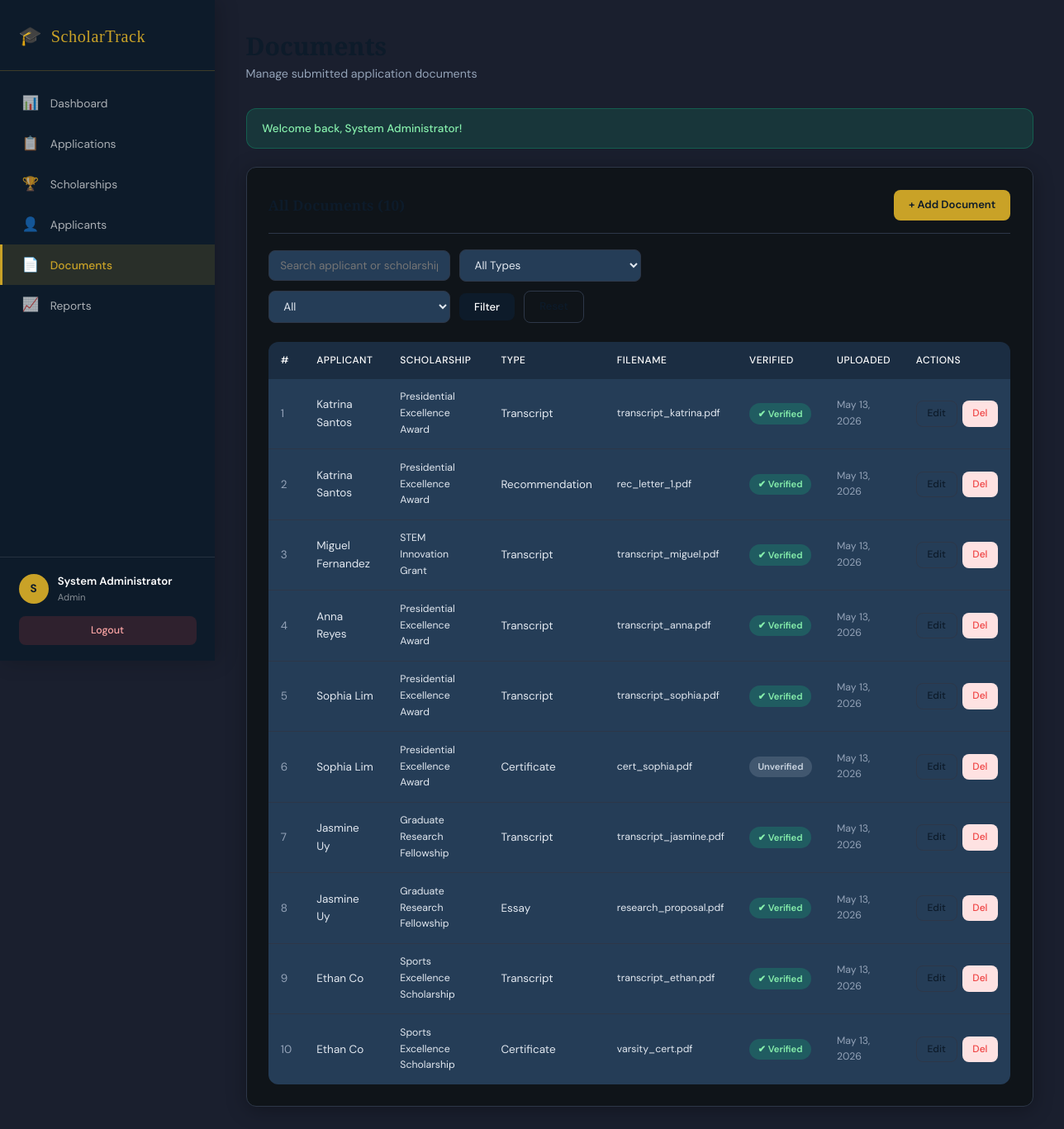
/documents.php (signed in), run on the app's committed database.
### tables this page shows
CREATE TABLE IF NOT EXISTS documents (
    document_id    INT AUTO_INCREMENT PRIMARY KEY,
    application_id INT NOT NULL,
    doc_type       ENUM('transcript','recommendation','essay','id','certificate','financial','other') NOT NULL,
    filename       VARCHAR(255) NOT NULL,
    file_path      VARCHAR(500),
    uploaded_at    DATETIME DEFAULT CURRENT_TIMESTAMP,
    verified       TINYINT(1) DEFAULT 0,
    FOREIGN KEY (application_id) REFERENCES applications(application_id) ON DELETE CASCADE
);

CREATE TABLE IF NOT EXISTS scholarships (
    scholarship_id   INT AUTO_INCREMENT PRIMARY KEY,
    title            VARCHAR(150) NOT NULL,
    provider         VARCHAR(150) NOT NULL,
    description      TEXT,
    amount           DECIMAL(12,2) NOT NULL,
    slots_available  INT NOT NULL DEFAULT 1,
    min_gpa          DECIMAL(3,2) DEFAULT 1.00,
    deadline         DATE NOT NULL,
    category         ENUM('academic','athletic','need-based','merit','community','research') NOT NULL,
    status           ENUM('open','closed','paused') NOT NULL DEFAULT 'open',
    created_by       INT,
    created_at       DATETIME DEFAULT CURRENT_TIMESTAMP,
    FOREIGN KEY (created_by) REFERENCES users(user_id) ON DELETE SET NULL
);

### config.php (called while the page is built, shortened)
<?php
function e(string $s): string {
    return htmlspecialchars($s, ENT_QUOTES, 'UTF-8');
}

### documents.php (the view, shortened to what this page needs)
<?php
require 'config.php';
$action = $_GET['action'] ?? 'list';
$appId  = (int)($_GET['app_id'] ?? 0);
$document = null;
$allApps = $pdo->query("
    SELECT a.application_id,
           CONCAT('#',a.application_id,' – ',ap.first_name,' ',ap.last_name,' → ',s.title) AS label
    FROM applications a
    JOIN applicants ap ON a.applicant_id = ap.applicant_id
    JOIN scholarships s ON a.scholarship_id = s.scholarship_id
    ORDER BY a.application_id DESC
")->fetchAll();
$search    = trim($_GET['q']       ?? '');
$page      = max(1, (int)($_GET['page'] ?? 1));
$perPage   = 15;
$offset    = ($page - 1) * $perPage;
$where  = [];
$params = [];
$whereSQL = $where ? 'WHERE ' . implode(' AND ', $where) : '';
$stmt = $pdo->prepare("
    SELECT d.*,
           a.status AS app_status,
           CONCAT(ap.first_name,' ',ap.last_name) AS applicant_name,
           s.title AS sch_title
    FROM documents d
    JOIN applications a  ON d.application_id = a.application_id
    JOIN applicants   ap ON a.applicant_id    = ap.applicant_id
    JOIN scholarships s  ON a.scholarship_id  = s.scholarship_id
    $whereSQL
    ORDER BY d.uploaded_at DESC
    LIMIT ? OFFSET ?
");
$params[] = $perPage;
$params[] = $offset;
$stmt->execute($params);
$documents = $stmt->fetchAll();
$countParams = array_slice($params, 0, count($params) - 2);
$cStmt = $pdo->prepare("SELECT COUNT(*) FROM documents d JOIN applications a ON d.application_id=a.application_id JOIN applicants ap ON a.applicant_id=ap.applicant_id JOIN scholarships s ON a.scholarship_id=s.scholarship_id $whereSQL");
$cStmt->execute($countParams);
$totalRows  = $cStmt->fetchColumn();
include 'includes/header.php';
if ($action === 'new' || $action === 'edit'):
?>
<div class="card">
  <div class="card-header">
    <span class="card-title"><?= $action === 'edit' ? 'Edit Document' : 'Add Document' ?></span>
    <a href="documents.php" class="btn btn-outline btn-sm">← Back</a>
  </div>
  <form method="POST">
    <div class="form-grid">
      <div class="form-group full">
        <label>Application</label>
        <select name="application_id" required>
          <option value="">Select application…</option>
          <?php foreach ($allApps as $app): ?>
          <option value="<?= $app['application_id'] ?>" <?= ($document['application_id'] ?? $appId) == $app['application_id'] ? 'selected' : '' ?>>
            <?= e($app['label']) ?>
          </option>
          <?php endforeach; ?>
        </select>
      </div>
      <div class="form-group">
        <label>Document Type</label>
        <select name="doc_type" required>
          <?php foreach (['transcript','recommendation','essay','id','certificate','financial','other'] as $t): ?>
          <option value="<?= $t ?>" <?= ($document['doc_type'] ?? '') === $t ? 'selected' : '' ?>><?= ucfirst($t) ?></option>
          <?php endforeach; ?>
        </select>
      </div>
      <div class="form-group">
        <label>Filename / Reference</label>
        <input type="text" name="filename" required value="<?= e($document['filename'] ?? '') ?>" placeholder="e.g. transcript_2024.pdf">
      </div>
      <div class="form-group">
        <label style="display:flex;align-items:center;gap:.5rem;cursor:pointer">
          <input type="checkbox" name="verified" style="width:auto" <?= ($document['verified'] ?? 0) ? 'checked' : '' ?>>
          Mark as Verified
        </label>
      </div>
    </div>
    <div class="form-actions">
      <a href="documents.php" class="btn btn-outline">Cancel</a>
      <button type="submit" class="btn btn-gold"><?= $action === 'edit' ? 'Update Document' : 'Add Document' ?></button>
    </div>
  </form>
</div>
<?php else: ?>
<div class="card">
  <div class="card-header">
    <span class="card-title">All Documents (<?= $totalRows ?>)</span>
    <a href="documents.php?action=new" class="btn btn-gold">+ Add Document</a>
  </div>
  <div class="filter-bar">
    <form method="GET">
      <input type="text" name="q" value="<?= e($search) ?>" placeholder="Search applicant or scholarship…">
      <select name="doc_type">
        <option value="">All Types</option>
      </select>
      <select name="verified">
        <option value="">All</option>
      </select>
      <button type="submit" class="btn btn-primary">Filter</button>
      <a href="documents.php" class="btn btn-outline">Reset</a>
    </form>
  </div>
  <div class="table-responsive">
    <table>
      <thead><tr>
        <th>#</th><th>Applicant</th><th>Scholarship</th><th>Type</th><th>Filename</th><th>Verified</th><th>Uploaded</th><th>Actions</th>
      </tr></thead>
      <tbody>
        <?php foreach ($documents as $d): ?>
        <tr>
          <td class="text-muted"><?= $d['document_id'] ?></td>
          <td><?= e($d['applicant_name']) ?></td>
          <td class="text-sm"><?= e($d['sch_title']) ?></td>
          <td><?= ucfirst($d['doc_type']) ?></td>
          <td class="text-sm"><?= e($d['filename']) ?></td>
          <td>
            <a href="documents.php?action=verify&id=<?= $d['document_id'] ?>" class="badge <?= $d['verified'] ? 'badge-approved' : 'badge-withdrawn' ?>" style="text-decoration:none;cursor:pointer">
              <?= $d['verified'] ? '✔ Verified' : 'Unverified' ?>
            </a>
          </td>
          <td class="text-sm text-muted"><?= date('M d, Y', strtotime($d['uploaded_at'])) ?></td>
          <td>
            <div class="actions">
              <a href="documents.php?action=edit&id=<?= $d['document_id'] ?>" class="btn btn-sm btn-outline">Edit</a>
              <a href="documents.php?action=delete&id=<?= $d['document_id'] ?>"
                 class="btn btn-sm btn-danger" data-confirm="Delete this document record?">Del</a>
            </div>
          </td>
        </tr>
        <?php endforeach; ?>
      </tbody>
    </table>
  </div>
</div>
<?php endif; ?>
<?php include 'includes/footer.php'; ?>

### assets/style.css (style rules this page uses)
*, *::before, *::after { box-sizing: border-box; margin: 0; padding: 0; }
:root { --navy: #0d1b2a; --navy-mid: #1b2d42; --navy-light: #253d57; --gold: #c9a227; --gold-light: #e8bc3c; --gold-pale: #fdf3d5; --cream: #1a1f2e; --white: #0f1419; --text: #e2e8f0; --text-muted: #94a3b8; --border: #2d3748; --red: #ef4444; --green: #10b981; --amber: #f59e0b; --blue: #3b82f6; --purple: #8b5cf6; --sidebar-w: 260px; --radius: 12px; --shadow: 0 4px 24px rgba(0,0,0,.30); --shadow-lg: 0 8px 40px rgba(0,0,0,.50); }
html { font-size: 15px; }
body { font-family: 'DM Sans', sans-serif; background: var(--cream); color: var(--text); display: flex; min-height: 100vh; line-height: 1.6; }
.card { background: var(--white); border-radius: var(--radius); box-shadow: var(--shadow); padding: 1.75rem; border: 1px solid var(--border); }
.card-header { display: flex; justify-content: space-between; align-items: center; margin-bottom: 1.25rem; padding-bottom: 1rem; border-bottom: 1px solid var(--border); }
.card-title { font-family: 'Playfair Display', serif; font-size: 1.15rem; font-weight: 600; color: var(--navy); }
.table-responsive { overflow-x: auto; border-radius: var(--radius); }
table { width: 100%; border-collapse: collapse; font-size: .9rem; }
thead tr { background: var(--navy-mid); }
thead th { color: #fff; padding: .85rem 1rem; text-align: left; font-weight: 500; font-size: .8rem; text-transform: uppercase; letter-spacing: .5px; white-space: nowrap; }
thead th:first-child { border-radius: 8px 0 0 0; }
thead th:last-child { border-radius: 0 8px 0 0; }
tbody tr { border-bottom: 1px solid var(--border); transition: background .15s; background: var(--navy-light); }
tbody tr:last-child { border-bottom: none; }
td { padding: .85rem 1rem; vertical-align: middle; color: var(--text); }
.badge { display: inline-block; padding: .25rem .7rem; border-radius: 99px; font-size: .75rem; font-weight: 600; text-transform: capitalize; white-space: nowrap; }
.badge-approved { background: rgba(16,185,129,.25); color: #86efac; }
.badge-withdrawn { background: rgba(148,163,184,.25); color: #cbd5e1; }
.btn { display: inline-flex; align-items: center; gap: .4rem; padding: .55rem 1.2rem; border-radius: 8px; font-size: .87rem; font-weight: 500; text-decoration: none; cursor: pointer; border: none; transition: all .2s; white-space: nowrap; font-family: 'DM Sans', sans-serif; }
.btn-primary { background: var(--navy); color: #fff; }
.btn-gold { background: var(--gold); color: var(--navy); font-weight: 600; }
.btn-sm { padding: .35rem .85rem; font-size: .8rem; }
.btn-danger { background: #fee2e2; color: var(--red); }
.btn-outline { background: transparent; color: var(--navy); border: 1.5px solid var(--border); }
input, select, textarea { padding: .6rem .9rem; border: 1.5px solid var(--border); border-radius: 8px; font-family: 'DM Sans', sans-serif; font-size: .9rem; color: var(--text); background: var(--navy-light); transition: border-color .2s, box-shadow .2s; width: 100%; }
.filter-bar { display: flex; align-items: center; gap: .75rem; flex-wrap: wrap; margin-bottom: 1.5rem; }
.filter-bar input, .filter-bar select { max-width: 220px; }
.filter-bar form { display: flex; gap: .75rem; flex-wrap: wrap; align-items: center; }
.text-muted { color: var(--text-muted); }
.text-sm { font-size: .82rem; }
.actions { display: flex; gap: .4rem; }

### data on the page
documents: document_id "1", applicant_name "Katrina Santos", scholarships.title "Presidential Excellence Award", doc_type "Transcript", filename "transcript_katrina.pdf", verified "✔ Verified", uploaded_at "May 13, 2026"
documents: document_id "2", applicant_name "Katrina Santos", scholarships.title "Presidential Excellence Award", doc_type "Recommendation", filename "rec_letter_1.pdf", verified "✔ Verified", uploaded_at "May 13, 2026"
documents: document_id "3", applicant_name "Miguel Fernandez", scholarships.title "STEM Innovation Grant", doc_type "Transcript", filename "transcript_miguel.pdf", verified "✔ Verified", uploaded_at "May 13, 2026"
documents: document_id "4", applicant_name "Anna Reyes", scholarships.title "Presidential Excellence Award", doc_type "Transcript", filename "transcript_anna.pdf", verified "✔ Verified", uploaded_at "May 13, 2026"
documents: document_id "5", applicant_name "Sophia Lim", scholarships.title "Presidential Excellence Award", doc_type "Transcript", filename "transcript_sophia.pdf", verified "✔ Verified", uploaded_at "May 13, 2026"
documents: document_id "6", applicant_name "Sophia Lim", scholarships.title "Presidential Excellence Award", doc_type "Certificate", filename "cert_sophia.pdf", verified "Unverified", uploaded_at "May 13, 2026"
documents: document_id "7", applicant_name "Jasmine Uy", scholarships.title "Graduate Research Fellowship", doc_type "Transcript", filename "transcript_jasmine.pdf", verified "✔ Verified", uploaded_at "May 13, 2026"
documents: document_id "8", applicant_name "Jasmine Uy", scholarships.title "Graduate Research Fellowship", doc_type "Essay", filename "research_proposal.pdf", verified "✔ Verified", uploaded_at "May 13, 2026"
documents: document_id "9", applicant_name "Ethan Co", scholarships.title "Sports Excellence Scholarship", doc_type "Transcript", filename "transcript_ethan.pdf", verified "✔ Verified", uploaded_at "May 13, 2026"
documents: document_id "10", applicant_name "Ethan Co", scholarships.title "Sports Excellence Scholarship", doc_type "Certificate", filename "varsity_cert.pdf", verified "✔ Verified", uploaded_at "May 13, 2026"

### other printed values
APP_NAME "ScholarTrack"
$icon "📊"
$label "Dashboard"
$icon "📋"
$label "Applications"
$icon "🏆"
$label "Scholarships"
$icon "👤"
$label "Applicants"
$icon "📄"
$label "Documents"
$icon "📈"
$label "Reports"
substr($_SESSION['full_name'] ?? 'U', 0, 1) "S"
$_SESSION['full_name'] "System Administrator"
